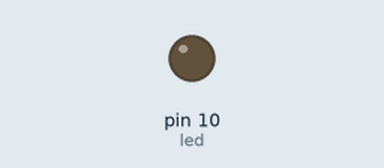
Recording of a sketch running on a simulated Arduino Uno, built with avr-gcc and run on an emulated ATmega328P. Parts: output pins drawn as LEDs (lit = HIGH).

Above: at 0.05 s.
At 1.35 s:
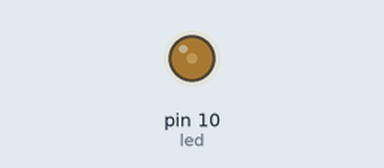
At 2.75 s:
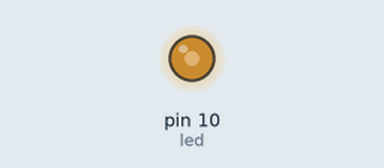
At 5.4 s:
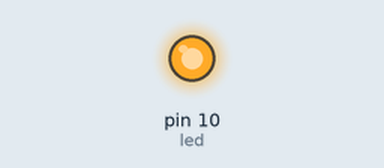
Timing chart, 0 to 6.9 s (numbered marks = the images above):
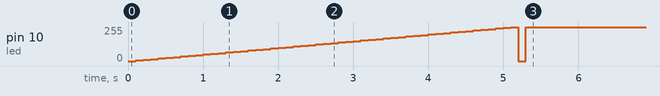

The sketch:

ch4-4.ino
```cpp
//led呼吸燈
int led = 10;
void setup() {
}

void loop() {
  int value;
  for(value = 0 ; value <=255; value+=5) {
    analogWrite(led, value);
    delay(100);
  }
  for(value = 0 ; value <=255; value-=5) {
    analogWrite(led, value);
    delay(100);
  }
}
```

Measured:
- by itself, pin 10 (led): 0/255 → 5/255 at 0.10 s, → 10/255 0.10 s later, → 15/255 0.10 s later, → 20/255 0.10 s later, … (53 changes in this stretch)
